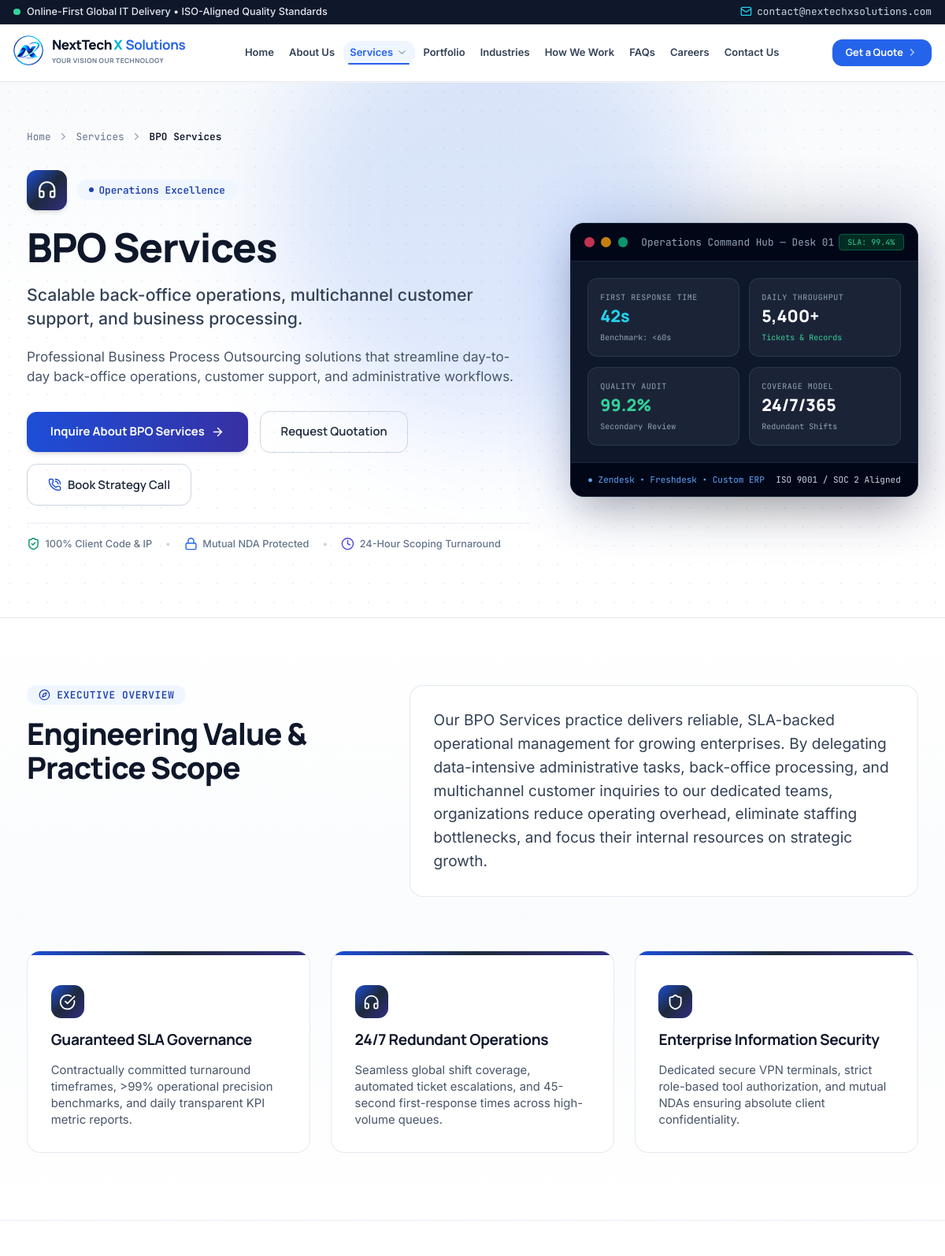
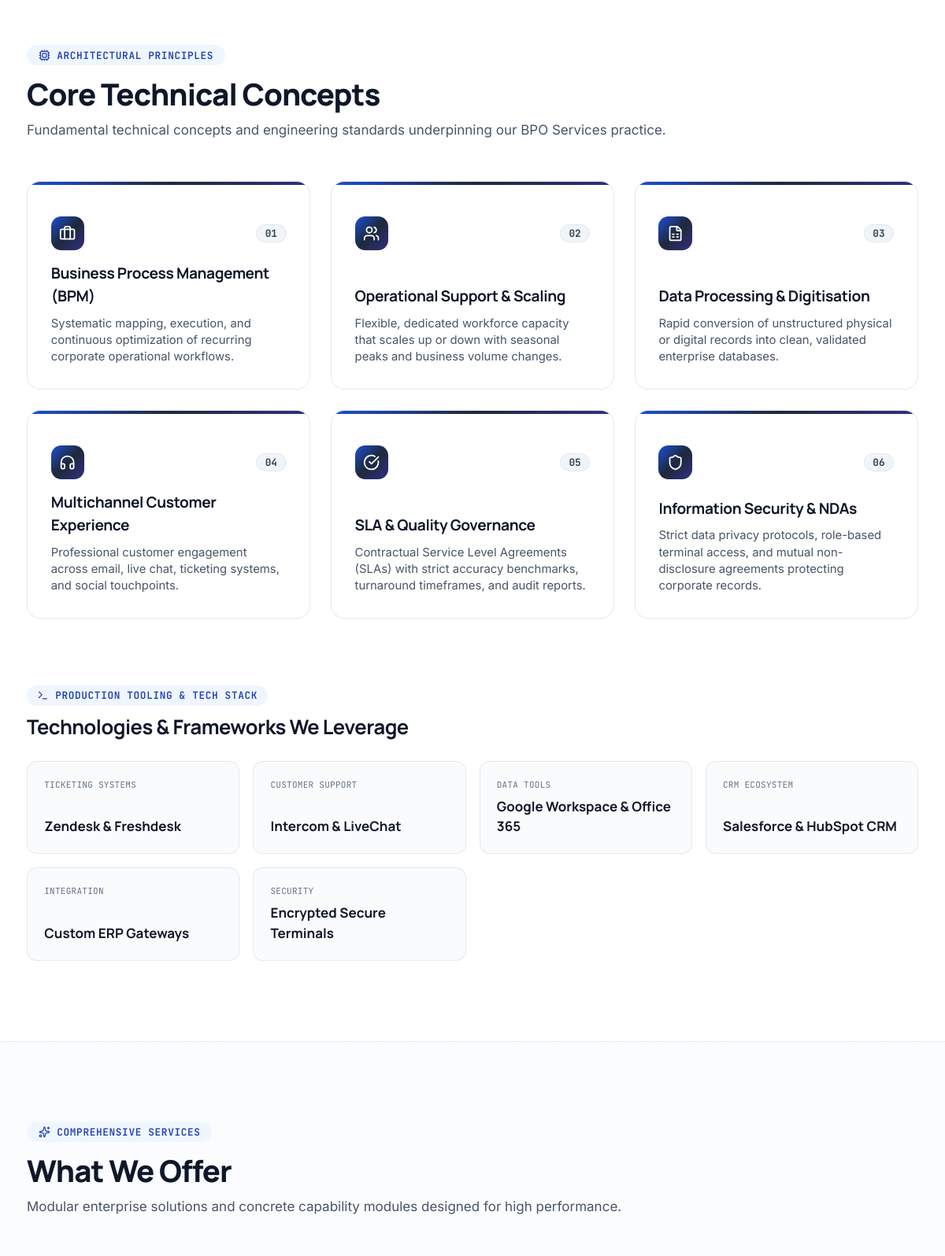
The app's page /php/bpo-services.php (upper part) with its own data (2 pictures, top to bottom).
### tables this page shows
CREATE TABLE cms_site_settings (
            id INTEGER PRIMARY KEY AUTOINCREMENT,
            setting_key TEXT UNIQUE NOT NULL,
            setting_value TEXT NOT NULL,
            setting_group TEXT DEFAULT 'general',
            updated_at TEXT DEFAULT CURRENT_TIMESTAMP
        );

CREATE TABLE cms_services (
        id INTEGER PRIMARY KEY AUTOINCREMENT,
        slug TEXT UNIQUE NOT NULL,
        title TEXT NOT NULL,
        short_desc TEXT,
        badge TEXT,
        icon TEXT,
        color TEXT,
        sort_order INTEGER DEFAULT 0,
        is_active INTEGER DEFAULT 1,
        content_json TEXT,
        created_at DATETIME DEFAULT CURRENT_TIMESTAMP,
        updated_at DATETIME DEFAULT CURRENT_TIMESTAMP
    );

### php/bpo-services.php (the view, shortened to what the rows shown need)
<?php
require_once __DIR__ . '/includes/cms.php';
$service = cms_get_service('bpo-services');
require_once __DIR__ . '/includes/header.php';
$srv_title = $service['title'] ?? 'BPO Services';
$srv_badge = $service['badge'] ?? 'Business Process Outsourcing';
$srv_short = $service['short_desc'] ?? 'Scalable back-office operations, multichannel customer support, and business processing.';
$srv_content = $service['content'] ?? [];
$srv_cta = $srv_content['cta'] ?? [];
$srv_cta_url = $srv_cta['button_url'] ?? 'contact.php';
?>
<section class="relative pt-10 pb-16 lg:pt-14 lg:pb-20 bg-gradient-to-b from-slate-50 via-white to-white border-b border-slate-200/90 overflow-hidden">
    <div class="max-w-7xl mx-auto px-4 sm:px-6 lg:px-8 relative z-10 text-left space-y-8">
        <div class="flex items-center gap-2 text-xs font-mono text-slate-500">
            <a href="index.php" class="hover:text-blue-600 transition-colors">Home</a>
            <i data-lucide="chevron-right" class="w-3.5 h-3.5 text-slate-400"></i>
            <a href="services.php" class="hover:text-blue-600 transition-colors">Services</a>
            <i data-lucide="chevron-right" class="w-3.5 h-3.5 text-slate-400"></i>
            <span class="text-slate-900 font-semibold"><?= htmlspecialchars($srv_title) ?></span>
        </div>
        <div class="grid grid-cols-1 lg:grid-cols-12 gap-10 lg:gap-12 items-center">
            <div class="lg:col-span-7 space-y-5">
                <div class="flex items-center gap-3">
                    <div class="w-12 h-12 rounded-xl bg-gradient-to-br from-blue-700 via-slate-800 to-indigo-900 text-white flex items-center justify-center shrink-0 shadow-md">
                    </div>
                    <span class="inline-flex items-center gap-1.5 px-3.5 py-1 rounded-full text-xs font-semibold font-mono bg-blue-50 text-blue-800 border-blue-200">
                        <span class="w-1.5 h-1.5 rounded-full bg-current animate-pulse"></span>
                        <span><?= htmlspecialchars($srv_badge) ?></span>
                    </span>
                </div>
                <h1 class="text-3xl sm:text-4xl lg:text-5xl font-black text-slate-900 tracking-tight leading-tight font-heading">
                    <?= htmlspecialchars($srv_title) ?>
                </h1>
                <p class="text-lg sm:text-xl font-medium text-slate-700 leading-snug">
                    <?= htmlspecialchars($srv_short) ?>
                </p>
                <p class="text-sm sm:text-base text-slate-600 leading-relaxed font-normal max-w-2xl">
                    Professional Business Process Outsourcing solutions that streamline day-to-day back-office operations, customer support, and administrative workflows.
                </p>
                <div class="pt-2 flex flex-wrap items-center gap-3.5">
                    <a href="<?= htmlspecialchars($srv_cta_url) ?>" class="px-7 py-3.5 rounded-xl bg-gradient-to-r from-blue-700 to-indigo-800 hover:from-blue-800 hover:to-indigo-900 text-white font-bold text-sm shadow-md hover:shadow-lg transition-all font-heading flex items-center gap-2 active:scale-95">
                    </a>
                    <button onclick="openQuoteModal()" class="px-6 py-3.5 rounded-xl border border-slate-300 hover:bg-slate-50 text-slate-800 font-semibold text-sm transition-all font-heading shadow-2xs">
                    </button>
                    <button onclick="openConsultationModal()" class="px-6 py-3.5 rounded-xl border border-slate-300 hover:bg-slate-50 text-slate-800 font-semibold text-sm transition-all font-heading flex items-center gap-2 shadow-2xs">
                    </button>
                </div>
                <div class="pt-4 flex flex-wrap items-center gap-4 text-xs font-medium text-slate-500 border-t border-slate-200/80">
                    <span class="flex items-center gap-1.5">
                    </span>
                    <span class="text-slate-300">•</span>
                    <span class="flex items-center gap-1.5">
                    </span>
                    <span class="text-slate-300">•</span>
                    <span class="flex items-center gap-1.5">
                    </span>
                </div>
            </div>
        </div>
    </div>
</section>
<section class="py-16 lg:py-20 bg-gradient-to-b from-white via-slate-50/70 to-white border-b border-slate-200/80">
    <div class="max-w-7xl mx-auto px-4 sm:px-6 lg:px-8 space-y-12 text-left">
        <div class="grid grid-cols-1 lg:grid-cols-12 gap-8 items-start">
            <div class="lg:col-span-5 space-y-3">
                <h2 class="text-2xl sm:text-3xl lg:text-4xl font-extrabold text-slate-900 tracking-tight font-heading">
                    Engineering Value & Practice Scope
                </h2>
            </div>
        </div>
    </div>
</section>
<section class="py-16 lg:py-24 bg-white border-b border-slate-200/80">
    <div class="max-w-7xl mx-auto px-4 sm:px-6 lg:px-8 space-y-12 text-left">
        <div class="space-y-3 max-w-3xl">
            <h2 class="text-2xl sm:text-3xl lg:text-4xl font-extrabold text-slate-900 tracking-tight font-heading">
                Core Technical Concepts
            </h2>
        </div>
    </div>
</section>
<section class="py-16 lg:py-24 bg-gradient-to-b from-slate-50/70 via-slate-50/40 to-white border-b border-slate-200/80">
    <div class="max-w-7xl mx-auto px-4 sm:px-6 lg:px-8 space-y-12 text-left">
        <div class="space-y-3 max-w-3xl">
            <h2 class="text-2xl sm:text-3xl lg:text-4xl font-extrabold text-slate-900 tracking-tight font-heading">
                What We Offer
            </h2>
        </div>
    </div>
</section>
<?php require_once __DIR__ . '/includes/footer.php'; ?>

### php/includes/header.php (shortened to what the rows shown need)
<?php
require_once __DIR__ . '/cms.php';
$cms_email = cms_get_setting('email_contact', SITE_EMAIL_CONTACT);
?>
<!DOCTYPE html>
<html lang="en" class="scroll-smooth scroll-pt-28 overflow-x-clip">
<head>
    <script src="https://cdn.tailwindcss.com"></script>
</head>
<body class="bg-white text-slate-800 antialiased selection:bg-blue-600/15 selection:text-blue-700 min-h-screen overflow-x-clip flex flex-col">
    <div class="fixed top-0 left-0 right-0 z-50 w-full">
        <?php $announcement = cms_get_global_announcement(); ?>
        <?php if (!empty($announcement['enabled'])): ?>
        <div class="w-full <?= htmlspecialchars($announcement['bg'] ?? 'bg-slate-900') ?> text-slate-300 py-1.5 px-4 text-xs border-b border-slate-800/80 transition-all duration-300">
            <div class="max-w-7xl mx-auto flex items-center justify-between">
                <div class="flex items-center gap-2">
                    <span class="inline-block w-2 h-2 rounded-full bg-emerald-400 animate-pulse"></span>
                    <?php if (!empty($announcement['link'])): ?>
                        <a href="<?= htmlspecialchars($announcement['link']) ?>" class="font-medium text-slate-200 hover:text-cyan-400 transition-colors">
                            <?= htmlspecialchars($announcement['text']) ?>
                        </a>
                    <?php else: ?>
                        <span class="font-medium text-slate-200"><?= htmlspecialchars($announcement['text']) ?></span>
                    <?php endif; ?>
                </div>
                <div class="flex items-center gap-3 sm:gap-4 text-xs font-mono">
                    <a href="mailto:<?= htmlspecialchars($cms_email) ?>" class="hover:text-cyan-400 flex items-center gap-1.5 transition-colors">
                        <i data-lucide="mail" class="w-3.5 h-3.5 text-cyan-400"></i>
                        <span><?= htmlspecialchars($cms_email) ?></span>
                    </a>
                </div>
            </div>
        </div>
        <?php endif; ?>
    </div>
    <main class="flex-grow">

### records on screen
cms_site_settings: setting_value "contact@nextechxsolutions.com"
cms_services: title "BPO Services", badge "Operations Excellence", short_desc "Scalable back-office operations, multichannel customer support, and business processing."

### other values on screen
$announcement['text'] "Online-First Global IT Delivery • ISO-Aligned Quality Standards"
SITE_TAGLINE "YOUR VISION OUR TECHNOLOGY"
$srv_cta_btn "Inquire About BPO Services"
